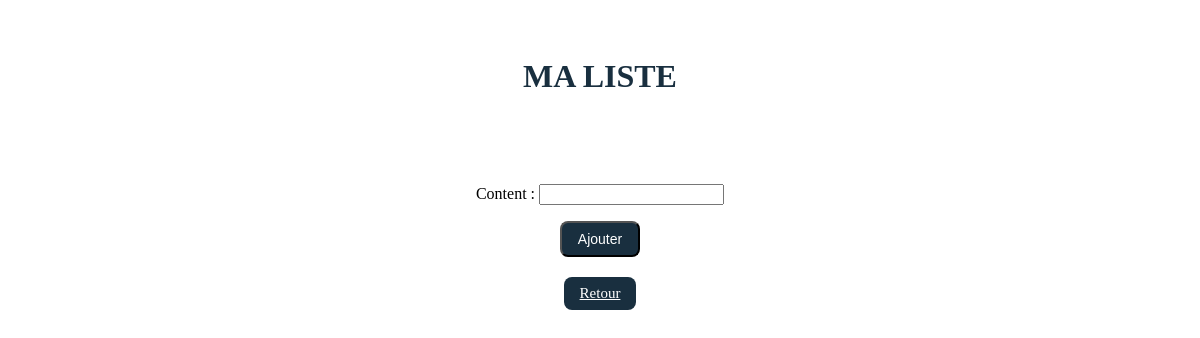
The page /polls/list/ (signed in) on the database as committed earlier.
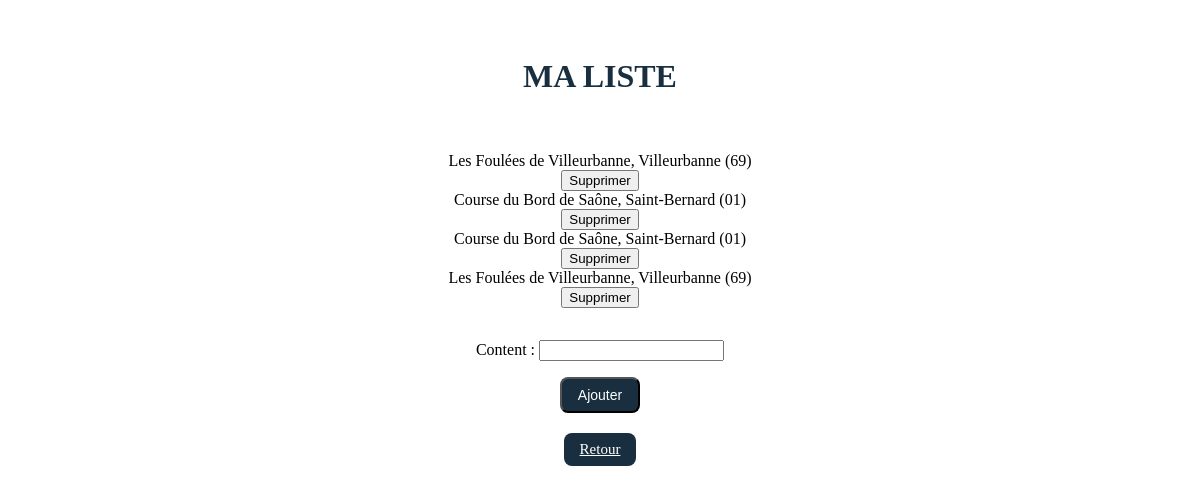
The same page on the database as committed later.
### polls/models.py (models this page shows)
class ListItem(models.Model):
    user = models.ForeignKey(User, on_delete=models.CASCADE)
    content = models.CharField(max_length=255)
    created_at = models.DateTimeField(auto_now_add=True)
    objects = models.Manager()
    form_class = None
    template_name = "list.html"

### polls/views.py (the view)
# urls.py: path("list/", list_view, name="list"),
@login_required
def list_view(request):
    user = request.user
    items = ListItem.objects.filter(user=user)
    if request.method == 'POST':
        form = ListItemForm(request.POST)
        if form.is_valid():
            form.instance.user = user
            form.save()
            return redirect('list')
    else:
        form = ListItemForm()
    context = {
        'items': items,
        'form': form
    }
    return render(request, 'list.html', context)

### polls/forms.py
class ListItemForm(forms.ModelForm):
    class Meta:
        model = ListItem
        fields = ["content"]

### polls/templates/list.html (shortened to what this page needs)
<!DOCTYPE html>
<html>
<head>
  {% load static %}
  <link rel="stylesheet" href="{% static 'polls/style_list.css' %}">
</head>
<body>
  <div class="banner-image">
    <h1 class="typo-h1 text-dark-blue max-w-[530px]">MA LISTE</h1>
  </div>
  <ul>
    {% for item in items %}
    <li>
      {{ item.content }}
      <form method="post" action="{% url 'delete_item' item.id %}">
        <button type="submit">Supprimer</button>
      </form>
    </li>
    {% endfor %}
  </ul>
  <form method="POST" action="{% url 'list' %}" class="add-form">
    {{ form.as_p }}
    <button type="submit" class="bg-dark-blue text-white px-4 py-2 rounded-md" style="font-size: 14px;">Ajouter</button>
  </form>
  <a href="{% url 'index' %}" class="bg-dark-blue text-white px-4 py-2 rounded-md" style="font-size: 15px;">Retour</a>
</body>
</html>

### polls/static/polls/style_list.css (style rules this page uses)
body { display: flex; flex-direction: column; justify-content: center; align-items: center; background-image: url("https://cdn.lepape-info.com/media/2012/06/2-2017-TDS-Michel-Lanne-photo-Damien-Rosso-www.droz-photo.com_.jpg"); background-size: cover; }
.banner-image { text-align: center; margin-bottom: 20px; }
ul { list-style-type: none; text-align: center; padding: 0; }
h1 { margin-top: 50px; text-align: center; }
.add-form { text-align: center; margin-bottom: 20px; }
.bg-dark-blue { background-color: #192f3f; }
.text-white { color: #ffffff; }
.rounded-md { border-radius: 0.5rem; }
.text-dark-blue { color: #192f3f; }
.px-4 { padding-left: 16px; padding-right: 16px; }
.py-2 { padding-top: 8px; padding-bottom: 8px; }

Rows that differ between the two databases and show on the page:
added ListItem: content "Les Foulées de Villeurbanne, Villeurbanne (69)"
added ListItem: content "Course du Bord de Saône, Saint-Bernard (01)"
added ListItem: content "Course du Bord de Saône, Saint-Bernard (01)"
added ListItem: content "Les Foulées de Villeurbanne, Villeurbanne (69)"
